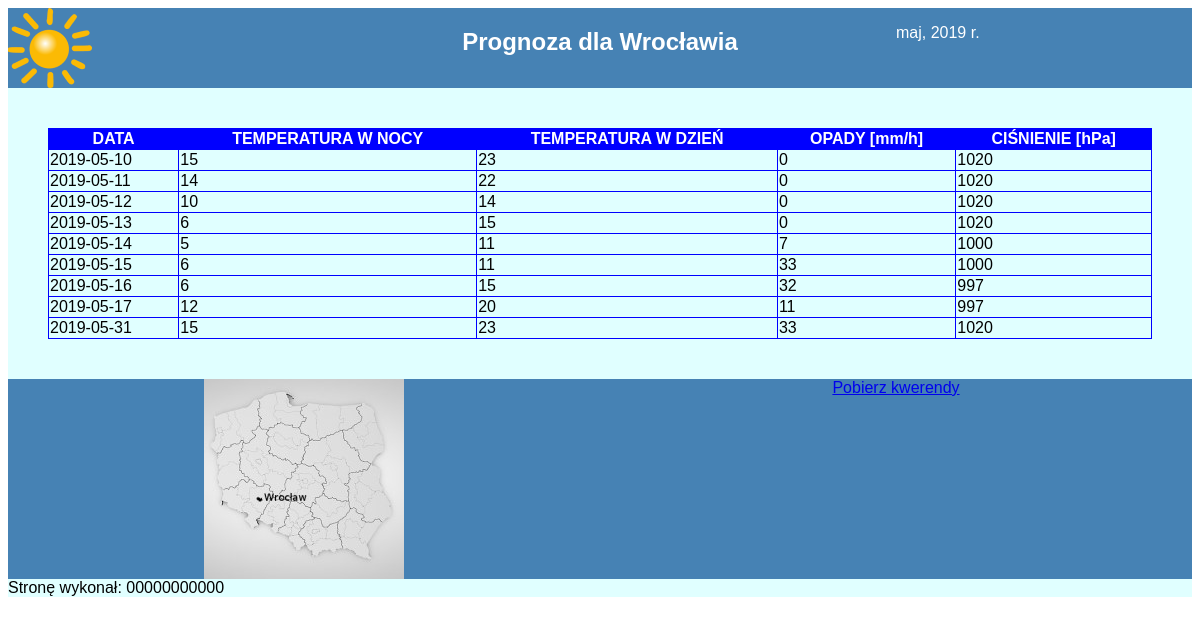
Screenshot of /ee_09_2022_01_02/Rozw/pogoda.php with the database file from the repository.
### tables this page shows
CREATE TABLE `pogoda` (
  `id` int(10) UNSIGNED NOT NULL,
  `miasta_id` int(10) UNSIGNED NOT NULL,
  `data_prognozy` date DEFAULT NULL,
  `temperatura_noc` int(11) DEFAULT NULL,
  `temperatura_dzien` int(11) DEFAULT NULL,
  `opady` int(10) UNSIGNED DEFAULT NULL,
  `cisnienie` int(10) UNSIGNED DEFAULT NULL
);

### ee_09_2022_01_02/Rozw/pogoda.php (the view, shortened to what this page needs)
<?php
$conn = mysqli_connect("localhost", "root", "", "prognoza");
?>
<!DOCTYPE html>
<html lang="pl">
<head>
    <link rel="stylesheet" href="styl2.css">
</head>
<body>
    <section id="banerlewy">
        <img src="logo.png" alt="meteo">
    </section>
    <section id="banersrodkowy">
        <h1>Prognoza dla Wrocławia</h1>
    </section>
    <section id="banerprawy">
        <p>maj, 2019 r.</p>
    </section>
    <section id="glowny">
        <table>
            <tr>
                <th>DATA</th>
                <th>TEMPERATURA W NOCY</th>
                <th>TEMPERATURA W DZIEŃ</th>
                <th>OPADY [mm/h]
                <th>CIŚNIENIE [hPa]</th>
            </tr>
            <?php
            $query = "SELECT * FROM pogoda WHERE miasta_id=1 ORDER BY data_prognozy ASC;";
            $result = mysqli_query($conn, $query);
            while ($row = mysqli_fetch_array($result)) {
                echo '<tr>';
                echo '<td>'.$row[2].'</td>';
                echo '<td>'.$row[3].'</td>';
                echo '<td>'.$row[4].'</td>';
                echo '<td>'.$row[5].'</td>';
                echo '<td>'.$row[6].'</td>';
                echo '</tr>';
            }
            ?>
        </table>
    </section>
    <section id="lewy">
        <img src="obraz.jpg" alt="Polska, Wrocław">
    </section>
    <section id="prawy">
        <a href="kwerendy.txt">Pobierz kwerendy</a>
    </section>
    <section id="stopka">
        <p>Stronę wykonał: 00000000000</p>
    </section>
</body>
</html>

### ee_09_2022_01_02/Rozw/styl2.css (style rules this page uses)
* { font-family: helvetica; }
#banerlewy, #banerprawy { background-color: rgb(70,130,180); color:white; width: 25%; height: 80px; float:left; }
#banersrodkowy { background-color: rgb(70,130,180); color:white; width: 50%; height: 80px; text-align: center; float:left; }
#glowny { background-color: rgb(224,255,255); padding: 40px; clear:both; }
#lewy,#prawy { float:left; background-color: rgb(70,130,180); width: 50%; height: 200px; text-align: center; }
#stopka { clear:both; background-color: rgb(224,255,255); }
table { border: 1px solid blue; width: 100%; border-collapse: collapse; }
th { border: 1px solid blue; background-color: blue; color:white; }
td { border: 1px solid blue; }

### rows the page displays
pogoda: data_prognozy "2019-05-10", temperatura_noc "15", temperatura_dzien "23", opady "0", cisnienie "1020"
pogoda: data_prognozy "2019-05-11", temperatura_noc "14", temperatura_dzien "22", opady "0", cisnienie "1020"
pogoda: data_prognozy "2019-05-12", temperatura_noc "10", temperatura_dzien "14", opady "0", cisnienie "1020"
pogoda: data_prognozy "2019-05-13", temperatura_noc "6", temperatura_dzien "15", opady "0", cisnienie "1020"
pogoda: data_prognozy "2019-05-14", temperatura_noc "5", temperatura_dzien "11", opady "7", cisnienie "1000"
pogoda: data_prognozy "2019-05-15", temperatura_noc "6", temperatura_dzien "11", opady "33", cisnienie "1000"
pogoda: data_prognozy "2019-05-16", temperatura_noc "6", temperatura_dzien "15", opady "32", cisnienie "997"
pogoda: data_prognozy "2019-05-17", temperatura_noc "12", temperatura_dzien "20", opady "11", cisnienie "997"
pogoda: data_prognozy "2019-05-31", temperatura_noc "15", temperatura_dzien "23", opady "33", cisnienie "1020"
